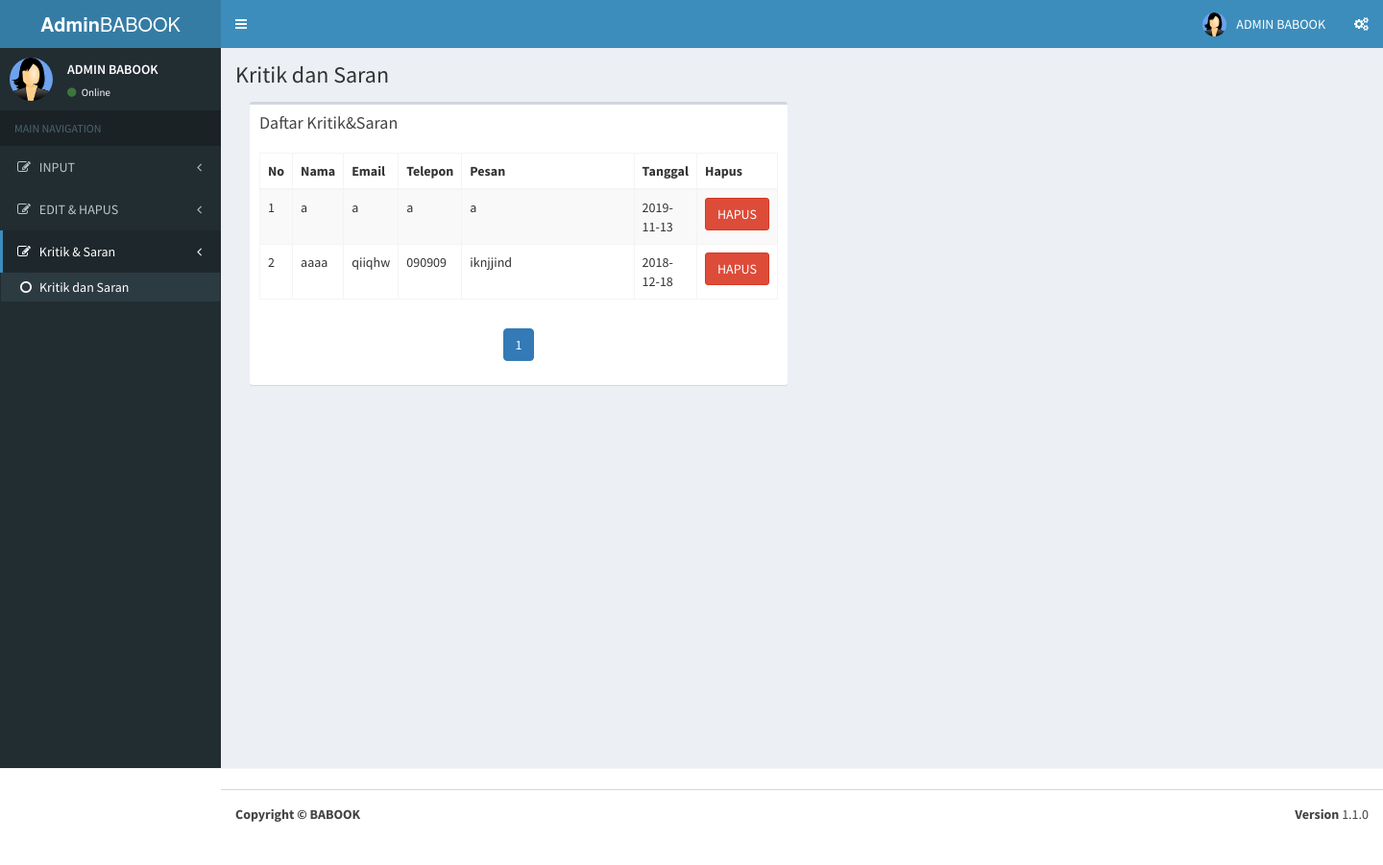
Page /ci319/assets/adminlte24/pages/forms/kontak.php (signed in) on the committed database.
### tables this page shows
CREATE TABLE `kontak` (
  `id_kontak` int(11) NOT NULL,
  `nama` varchar(30) DEFAULT NULL,
  `email` varchar(40) DEFAULT NULL,
  `telpon` varchar(15) DEFAULT NULL,
  `pesan` text DEFAULT NULL,
  `tanggal` date DEFAULT NULL
);

### fungsijadwal.php (called while the page is built, shortened)
<?php
$mysqli = mysqli_connect("localhost","root", "", "babook");
function query($query){
	global $mysqli;
	$result= mysqli_query($mysqli,$query) ;
	$rows=[];
	while ($row=mysqli_fetch_assoc($result)) {
		$rows[]=$row;
	}
	return $rows;
}
?>

### ci319/assets/adminlte24/pages/forms/kontak.php (the view, shortened to what this page needs)
<?php
require '../../../../../fungsijadwal.php';
  ?>
<!DOCTYPE html>
<html>
<head>
  <link rel="stylesheet" href="../../bower_components/bootstrap/dist/css/bootstrap.min.css">
  <link rel="stylesheet" href="../../bower_components/font-awesome/css/font-awesome.min.css">
  <link rel="stylesheet" href="../../bower_components/Ionicons/css/ionicons.min.css">
  <link rel="stylesheet" href="../../bower_components/bootstrap-daterangepicker/daterangepicker.css">
  <link rel="stylesheet" href="../../bower_components/bootstrap-datepicker/dist/css/bootstrap-datepicker.min.css">
  <link rel="stylesheet" href="../../plugins/iCheck/all.css">
  <link rel="stylesheet" href="../../bower_components/bootstrap-colorpicker/dist/css/bootstrap-colorpicker.min.css">
  <link rel="stylesheet" href="../../plugins/timepicker/bootstrap-timepicker.min.css">
  <link rel="stylesheet" href="../../bower_components/select2/dist/css/select2.min.css">
  <link rel="stylesheet" href="../../dist/css/AdminLTE.min.css">
  <link rel="stylesheet" href="../../dist/css/skins/_all-skins.min.css">
    <link rel="stylesheet" href="../../plugins/pace/pace.min.css">
</head>
<body class="hold-transition skin-blue sidebar-mini">
<div class="wrapper">
  <header class="main-header">
    <a href="welcome.php" class="logo">
      <span class="logo-lg"><b>Admin</b>BABOOK</span>
    </a>
    <nav class="navbar navbar-static-top">
      <a href="#" class="sidebar-toggle" data-toggle="push-menu" role="button">
      </a>
      <div class="navbar-custom-menu">
        <ul class="nav navbar-nav">
          <li class="dropdown user user-menu">
            <a href="#" class="dropdown-toggle" data-toggle="dropdown">
              <img src="../../dist/img/user.jpg" class="user-image" alt="User Image">
              <span class="hidden-xs">ADMIN BABOOK</span>
            </a>
          </li>
          <li>
            <a href="#" data-toggle="control-sidebar"><i class="fa fa-gears"></i></a>
          </li>
        </ul>
      </div>
    </nav>
  </header>
  <aside class="main-sidebar">
    <section class="sidebar">
      <div class="user-panel">
        <div class="pull-left image">
          <img src="../../dist/img/user.jpg" class="img-circle" alt="User Image">
        </div>
        <div class="pull-left info">
          <p>ADMIN BABOOK</p>
          <a href="#"><i class="fa fa-circle text-success"></i> Online</a>
        </div>
      </div>
      <ul class="sidebar-menu" data-widget="tree">
        <li class="header">MAIN NAVIGATION</li>
        <li class="treeview">
        <a href="#">
            <i class="fa fa-edit"></i> <span>INPUT</span>
            <span class="pull-right-container">
              <i class="fa fa-angle-left pull-right"></i>
            </span>
          </a>
        </li>
        <li class="treeview" >
        <a href="#">
            <i class="fa fa-edit"></i> <span>EDIT & HAPUS</span>
            <span class="pull-right-container">
              <i class="fa fa-angle-left pull-right"></i>
            </span>
          </a>
        </li>
             <li class="treeview active">
         <a href="#">
            <i class="fa fa-edit"></i> <span>Kritik & Saran</span>
            <span class="pull-right-container">
              <i class="fa fa-angle-left pull-right"></i>
            </span>
          </a>
              <ul class="treeview-menu" style="display:block;">
                <li class="active"><a href="kontak.php"><i class="fa fa-circle-o"></i>Kritik dan Saran</a></li>
           </ul>
    </li>
    </section>
  </aside>
  <div class="content-wrapper">
    <section class="content-header">
      <h1>
        Kritik dan Saran
      </h1>
    </section>
    <section class="content">
            <div class="col-md-6">
              <div class="form-group">
                <div class="box">
              <div class="box-header">
                <h3 class="box-title">Daftar Kritik&Saran</h3>
              </div>
              <?php
$jumlahDataPerHalaman = 10;
$jumlahData = count(query("SELECT * from kontak order by id_kontak desc"));
$jumlahHalaman = ceil($jumlahData / $jumlahDataPerHalaman);
$halamanAktif = (isset($_GET["halaman"]) ) ? $_GET["halaman"] : 1;
$awalData = ( $jumlahDataPerHalaman * $halamanAktif) - $jumlahDataPerHalaman;
$kontak=query("SELECT * FROM kontak order by id_kontak desc limit $awalData, $jumlahDataPerHalaman");
 ?>
               <form>
              <div class="box-body">
                <table id="example1" class="table table-bordered table-striped">
                  <thead>
                  <tr>
                    <th>No</th>
                    <th>Nama</th>
                    <th>Email</th>
                    <th>Telepon</th>
                    <th>Pesan</th>
                    <th>Tanggal</th>
                    <th>Hapus</th>
                  </tr>
                  </thead>
                  <tbody>
                     <?php $i=1; ?>
            <?php foreach ($kontak as $row):  ?>
                  <tr>
                    <td><?= $i; ?></td>
                    <td><?= $row["nama"]; ?></td>
                    <td><?= $row["email"]; ?></td>
                    <td><?= $row["telpon"]; ?></td>
                    <td width="500px"><?=  $row["pesan"]; ?></td>
                    <td><?=  $row["tanggal"]; ?></td>
                    <td><a type="button" class="btn btn-block btn-danger" href="hapuskontak.php?id_kontak=<?= $row["id_kontak"]; ?>">HAPUS</a></td>
                  </tr>
                  <?php $i++;?>
            <?php endforeach;?>
                </table>
          </div>
                <div class="text-center">
<nav aria-label="Page navigation example">
  <ul class="pagination justify-content-center">
<?php for ($i=1; $i<= $jumlahHalaman ; $i++) : ?>
  <li class="page-item active">
  <?php if ($i == $halamanAktif) : ?>
    <a class="page-link" href="?halaman=<?= $i; ?>"><?php echo $i; ?></a>
    <?php else : ?>
    </li>
    <li class="page-item">
      <a class="page-link" href="?halaman=<?= $i; ?>"><?php echo $i; ?></a>
    <?php endif; ?>
  </li>
<?php endfor; ?>
</ul>
</nav>
</div>
</div>
</div>
              </div>
            </div>
          </div>
        <div class="box-footer">
        </div>
      <div class="row">
        <div class="col-md-6">
            </div>
          </div>
  <footer class="main-footer">
    <div class="pull-right hidden-xs">
      <b>Version</b> 1.1.0
    </div>
    <strong>Copyright &copy; BABOOK <a href="https://adminlte.io"></a></strong>
  </footer>
</body>
</html>

### rows in the picture
kontak: nama "a", email "a", telpon "a", pesan "a", tanggal "2019-11-13"
kontak: nama "aaaa", email "qiiqhw", telpon "090909", pesan "iknjjind", tanggal "2018-12-18"
